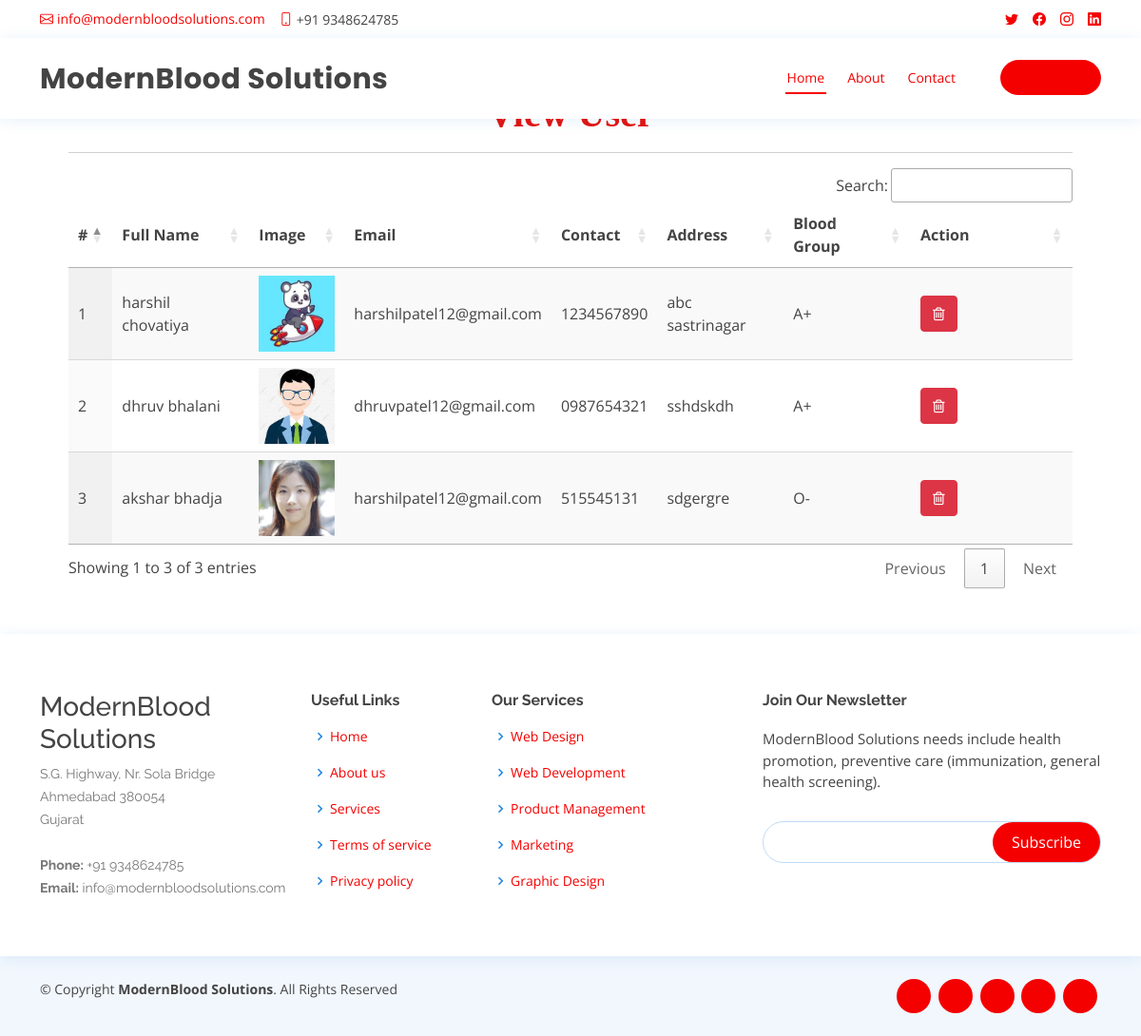
Page /view_user on the committed database.
### blood_app/models.py (models this page shows, shortened)
class UserProfile(models.Model):
    user = models.ForeignKey(User, on_delete=models.CASCADE, null=True)
    contact = models.CharField(max_length=100, null=True)
    address = models.CharField(max_length=100, null=True)
    blood_group = models.ForeignKey(Category, on_delete=models.CASCADE, null=True, blank=True)
    dob = models.DateField(null=True)
    image = models.FileField(null=True)

class Category(models.Model):
    name = models.CharField(max_length=100, null=True, blank=True)

### blood_app/views.py (the view)
# urls.py: path('view_user', view_user, name='view_user'),
def view_user(request):
    data = UserProfile.objects.all()
    d = {'data':data}
    return render(request,'view_user.html',d)

### blood_app/templates/view_user.html
{% extends 'index.html' %}
{% load static %}
{% block body %}
<div class="container-fluid" style="width:90%;margin-top:8%">
                    <div class="container-fluid">
                        <h1 align="center" style="font-weight:bold;font-family : 'Monotype Corsiva' ; color : #E6120E ;margin-top:4%">View User</h1>
                         </div><hr>
                                <table id="example" class="display" style="width:100%">
                                  <thead>
                                    <tr>
                                      <th>#</th>
                                      <th>Full Name</th>
                                      <th>Image</th>
                                      <th>Email</th>
                                      <th>Contact</th>
                                      <th>Address</th>
                                      <th>Blood Group</th>
                                      <th>Action</th>
                                  </tr>
                              </thead>
                              <tbody>
                              {% for i in data %}
                                <tr>
                                  <td>{{forloop.counter}}</td>
                                  <td>{{i.user.first_name}} {{i.user.last_name}}</td>
                                  <td><img src="{{i.image.url}}" style="width:80px;height:80px"></td>
                                  <td>{{i.user.email}}</td>
                                  <td>{{i.contact}}</td>
                                  <td>{{i.address}}</td>
                                  <td>{{i.blood_group.name}}</td>
                                    <td style="width:150px">
                                      <a href="{% url 'delete_user' i.id %}" ><button class="btn btn-danger" onclick="return confirm('Are you sure?')"><i class="fa fa-trash-o"></i></button></a></td>
                              </tr>
                              {% endfor %}
                          </tbody>
                      </table>
                  </div>
{% endblock %}

### blood_app/templates/index.html (shortened to what this page needs)
<!DOCTYPE html>
<html lang="en">
  {% load static %}
<head>
  <link href="{% static 'vendor/fontawesome-free/css/all.min.css' %}" rel="stylesheet">
  <link href="{% static 'vendor/animate.css/animate.min.css' %}" rel="stylesheet">
  <link href="{% static 'vendor/bootstrap/css/bootstrap.min.css' %}" rel="stylesheet">
  <link href="{% static 'vendor/bootstrap-icons/bootstrap-icons.css' %}" rel="stylesheet">
  <link href="{% static 'vendor/boxicons/css/boxicons.min.css' %}" rel="stylesheet">
  <link href="{% static 'vendor/glightbox/css/glightbox.min.css' %}" rel="stylesheet">
  <link href="{% static 'vendor/remixicon/remixicon.css' %}" rel="stylesheet">
  <link href="{% static 'vendor/swiper/swiper-bundle.min.css' %}" rel="stylesheet">
  <link href="{% static 'css/style.css' %}" rel="stylesheet">
  <link rel="stylesheet" href="https://cdnjs.cloudflare.com/ajax/libs/font-awesome/4.7.0/css/font-awesome.min.css">
  <link rel='stylesheet' type='text/css' href="https://cdn.datatables.net/1.10.21/css/jquery.dataTables.min.css">
  <link rel='stylesheet' type='text/css' href="https://cdn.datatables.net/buttons/1.6.2/css/buttons.dataTables.min.css">
</head>
<body>
  <div id="topbar" class="d-flex align-items-center fixed-top">
    <div class="container d-flex justify-content-between">
      <div class="contact-info d-flex align-items-center">
        <i class="bi bi-envelope"></i> <a href="mailto:contact@example.com">info@modernbloodsolutions.com</a>
        <i class="bi bi-phone"></i> +91 9348624785
      </div>
      <div class="d-none d-lg-flex social-links align-items-center">
        <a href="#" class="twitter"><i class="bi bi-twitter"></i></a>
        <a href="#" class="facebook"><i class="bi bi-facebook"></i></a>
        <a href="#" class="instagram"><i class="bi bi-instagram"></i></a>
        <a href="#" class="linkedin"><i class="bi bi-linkedin"></i></i></a>
      </div>
    </div>
  </div>
  <header id="header" class="fixed-top">
    <div class="container d-flex align-items-center">
      <h1 class="logo me-auto">ModernBlood Solutions</h1>
      {% if request.user.is_staff %}
      <nav id="navbar" class="navbar order-last order-lg-0">
        <ul>
          <li><a class="nav-link scrollto active" href="{% url 'admin_home' %}">Home</a></li>
          <li class="dropdown"><a href="#"><span>Category</span> <i class="bi bi-chevron-down"></i></a>
            <ul>
              <li><a href="/add_category">Add Blood Category</a></li>
              <li><a href="/view_category">View Blood Category</a></li>
            </ul>
          </li>
          <li><a class="nav-link scrollto" href="/view_user">Users</a></li>
          <li><a class="nav-link scrollto" href="/all_order">All Order</a></li>
          <li class="dropdown"><a href="#"><span>Blood Donation</span> <i class="bi bi-chevron-down"></i></a>
            <ul>
              <li><a href="/request_blood">Request for Blood</a></li>
              <li><a href="/donator_blood">Donate for Blood</a></li>
            </ul>
          </li>
          <li class="dropdown">
            <a href="#" class="appointment-btn scrollto" style="color: #fff;"><span class="d-none d-md-inline">Welcome,</span> {{request.user.username}} <i class="bi bi-chevron-down"></i></a>
            <ul>
              <li><a href="{% url 'change_password' %}">Password</a></li>
              <li><a href="{% url 'logout' %}">Logout</a></li>
            </ul>
          </li>
        </ul>
        <i class="bi bi-list mobile-nav-toggle"></i>
      </nav>
      {% else %}
      <nav id="navbar" class="navbar order-last order-lg-0">
        <ul>
          <li><a class="nav-link scrollto active" href="/#hero">Home</a></li>
          <li><a class="nav-link scrollto" href="/#about">About</a></li>
          <li><a class="nav-link scrollto" href="#contact">Contact</a></li>
        </ul>
      </nav>
      <nav id="navbar" class="navbar order-last order-lg-0">
        <ul>
        <li class="dropdown">
          <a href="#" class="appointment-btn scrollto" style="color: #fff;"><span class="d-none d-md-inline">Login</span> <i class="bi bi-chevron-down"></i></a>
        </li>
      </ul>
    </nav>
      {% endif %}
  </header>
  <div class="mt-5 mb-5" style="margin-top:14%">
  {% block body %}
  {% endblock %}
  </div>
  <footer id="footer">
    <div class="footer-top">
      <div class="container">
        <div class="row">
          <div class="col-lg-3 col-md-6 footer-contact">
            <h3>ModernBlood Solutions</h3>
            <p>
              S.G. Highway, Nr. Sola Bridge <br>
              Ahmedabad 380054<br>
              Gujarat <br><br>
              <strong>Phone:</strong> +91 9348624785<br>
              <strong>Email:</strong>
              info@modernbloodsolutions.com<br>
            </p>
          </div>
          <div class="col-lg-2 col-md-6 footer-links">
            <h4>Useful Links</h4>
            <ul>
              <li><i class="bx bx-chevron-right"></i> <a href="#">Home</a></li>
              <li><i class="bx bx-chevron-right"></i> <a href="#">About us</a></li>
              <li><i class="bx bx-chevron-right"></i> <a href="#">Services</a></li>
              <li><i class="bx bx-chevron-right"></i> <a href="#">Terms of service</a></li>
              <li><i class="bx bx-chevron-right"></i> <a href="#">Privacy policy</a></li>
            </ul>
          </div>
          <div class="col-lg-3 col-md-6 footer-links">
            <h4>Our Services</h4>
            <ul>
              <li><i class="bx bx-chevron-right"></i> <a href="#">Web Design</a></li>
              <li><i class="bx bx-chevron-right"></i> <a href="#">Web Development</a></li>
              <li><i class="bx bx-chevron-right"></i> <a href="#">Product Management</a></li>
              <li><i class="bx bx-chevron-right"></i> <a href="#">Marketing</a></li>
              <li><i class="bx bx-chevron-right"></i> <a href="#">Graphic Design</a></li>
            </ul>
          </div>
          <div class="col-lg-4 col-md-6 footer-newsletter">
            <h4>Join Our Newsletter</h4>
            <p>ModernBlood Solutions needs include health promotion, preventive care (immunization, general health screening).</p>
            <form action="" method="post">
              <input type="email" name="email"><input type="submit" value="Subscribe">
            </form>
          </div>
        </div>
      </div>
    </div>
    <div class="container d-md-flex py-4">
      <div class="me-md-auto text-center text-md-start">
        <div class="copyright">
          &copy; Copyright <strong><span>ModernBlood Solutions</span></strong>. All Rights Reserved
        </div>
        <div class="credits">
        </div>
      </div>
      <div class="social-links text-center text-md-right pt-3 pt-md-0">
        <a href="#" class="twitter"><i class="bx bxl-twitter"></i></a>
        <a href="#" class="facebook"><i class="bx bxl-facebook"></i></a>
        <a href="#" class="instagram"><i class="bx bxl-instagram"></i></a>
        <a href="#" class="google-plus"><i class="bx bxl-skype"></i></a>
        <a href="#" class="linkedin"><i class="bx bxl-linkedin"></i></a>
      </div>
    </div>
  </footer>
</body>
</html>

### blood_app/static/css/style.css (style rules this page uses)
body { font-family: "Open Sans", sans-serif; color: #444444; }
a { color: #f50000 !important; text-decoration: none; }
h1, h2, h3, h4, h5, h6 { font-family: "Raleway", sans-serif; }
#topbar { background: #fff; height: 40px; font-size: 14px; transition: all 0.5s; z-index: 996; }
#topbar .contact-info a { line-height: 1; color: #444444; transition: 0.3s; }
#topbar .contact-info i { color: #f50000 !important; padding-right: 4px; margin-left: 15px; line-height: 0; }
#topbar .contact-info i:first-child { margin-left: 0; }
#topbar .social-links a { color: #437099; padding-left: 15px; display: inline-block; line-height: 1px; transition: 0.3s; }
#topbar .social-links a:first-child { border-left: 0; }
#header { background: #fff; transition: all 0.5s; z-index: 997; padding: 15px 0; top: 40px; box-shadow: 0px 2px 15px rgba(25, 119, 204, 0.1); }
#header .logo { font-size: 30px; margin: 0; padding: 0; line-height: 1; font-weight: 700; letter-spacing: 0.5px; font-family: "Poppins", sans-serif; }
.appointment-btn { margin-left: 25px; background: #f50000 !important; color: #fff; border-radius: 50px; padding: 8px 25px; white-space: nowrap; transition: 0.3s; font-size: 14px; display: inline-block; }
.navbar { padding: 0; }
.navbar ul { margin: 0; padding: 0; display: flex; list-style: none; align-items: center; }
.navbar li { position: relative; }
.navbar>ul>li { position: relative; white-space: nowrap; padding: 8px 0 8px 20px; }
.navbar a, .navbar a:focus { display: flex; align-items: center; justify-content: space-between; font-size: 14px; color: #2c4964; white-space: nowrap; transition: 0.3s; border-bottom: 2px solid #fff; padding: 5px 2px; }
.navbar a i, .navbar a:focus i { font-size: 12px; line-height: 0; margin-left: 5px; }
.navbar a:hover, .navbar .active, .navbar .active:focus, .navbar li:hover>a { color: #f50000 !important; border-color: #f50000 !important; }
#footer { color: #444444; font-size: 14px; background: #f1f7fd; }
#footer .footer-top { padding: 60px 0 30px 0; background: #fff; box-shadow: 0px 2px 15px rgba(25, 119, 204, 0.1); }
#footer .footer-top .footer-contact { margin-bottom: 30px; }
#footer .footer-top .footer-contact p { font-size: 14px; line-height: 24px; margin-bottom: 0; font-family: "Raleway", sans-serif; color: #777777; }
#footer .footer-top h4 { font-size: 16px; font-weight: bold; color: #444444; position: relative; padding-bottom: 12px; }
#footer .footer-top .footer-links { margin-bottom: 30px; }
#footer .footer-top .footer-links ul { list-style: none; padding: 0; margin: 0; }
#footer .footer-top .footer-links ul i { padding-right: 2px; color: #1c84e3; font-size: 18px; line-height: 1; }
#footer .footer-top .footer-links ul li { padding: 10px 0; display: flex; align-items: center; }
#footer .footer-top .footer-links ul li:first-child { padding-top: 0; }
#footer .footer-top .footer-links ul a { color: #777777; transition: 0.3s; display: inline-block; line-height: 1; }
#footer .footer-newsletter { font-size: 15px; }
#footer .footer-newsletter h4 { font-size: 16px; font-weight: bold; color: #444444; position: relative; padding-bottom: 12px; }
#footer .footer-newsletter form { margin-top: 30px; background: #fff; padding: 6px 10px; position: relative; border-radius: 50px; text-align: left; border: 1px solid #bfdcf7; }
#footer .footer-newsletter form input[type=email] { border: 0; padding: 4px 8px; width: calc(100% - 100px); }
#footer .footer-newsletter form input[type=submit] { position: absolute; top: 0; right: 0; bottom: 0; border: 0; background: none; font-size: 16px; padding: 0 20px; background: #f50000 !important; color: #fff; transition: 0.3s; border-radius: 50px; }
#footer .credits { padding-top: 5px; font-size: 13px; color: #444444; }
#footer .social-links a { font-size: 18px; display: inline-block; background: #f50000 !important; color: #fff; line-height: 1; padding: 8px 0; margin-right: 4px; border-radius: 50%; text-align: center; width: 36px; height: 36px; transition: 0.3s; }
.dropdown .appointment-btn { margin-left: 25px; background: #f50000 !important; color: #fff; border-radius: 50px; padding: 8px 25px; white-space: nowrap; transition: 0.3s; font-size: 14px; display: inline-block; }
.appointment-btn { color: #fff; }

### rows in the picture
UserProfile: user.first_name "harshil", user.last_name "chovatiya", image (picture), user.email "harshilpatel12@gmail.com", contact "1234567890", address "abc sastrinagar", blood_group.name "A+"
UserProfile: user.first_name "dhruv", user.last_name "bhalani", image (picture), user.email "dhruvpatel12@gmail.com", contact "0987654321", address "sshdskdh", blood_group.name "A+"
UserProfile: user.first_name "akshar", user.last_name "bhadja", image (picture), user.email "harshilpatel12@gmail.com", contact "515545131", address "sdgergre", blood_group.name "O-"
